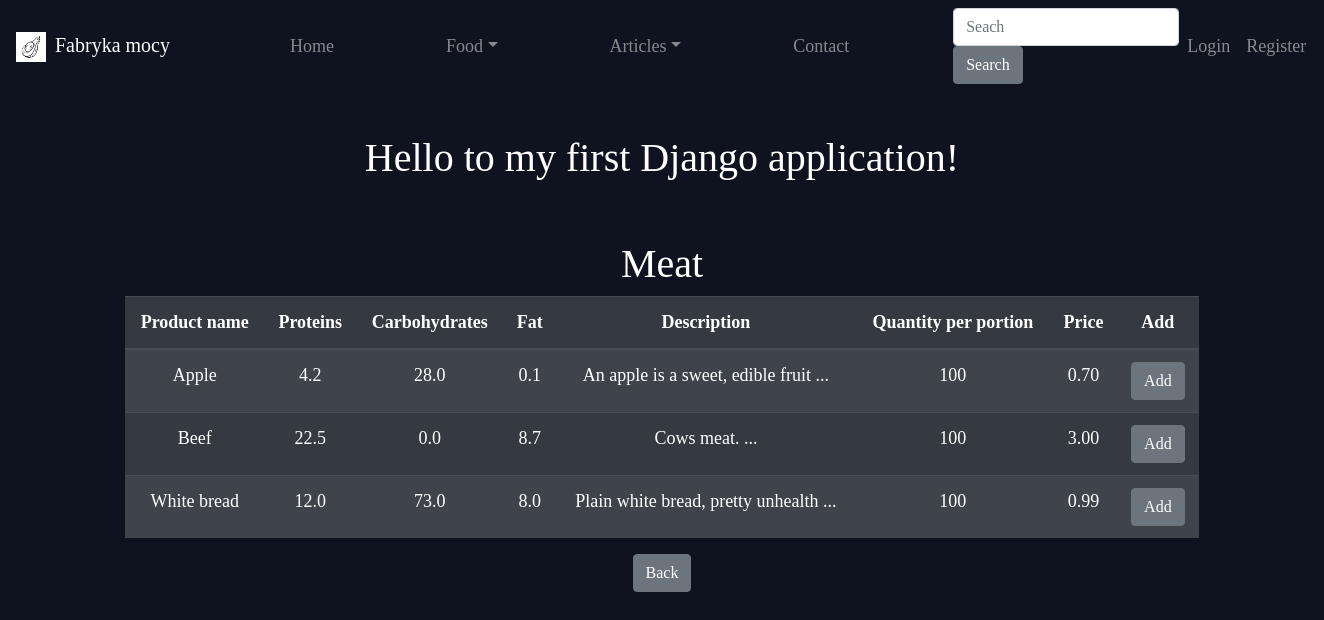
The page /food/1/ on the database its author committed.
### Food/models.py (models this page shows, shortened)
class Products(models.Model):
    name = models.CharField(max_length=50)
    protein = models.FloatField()
    carbohydrates = models.FloatField()
    fat = models.FloatField()
    description = models.TextField(blank=True)
    quantity = models.IntegerField(blank=True)
    price = models.DecimalField(max_digits=100, decimal_places=2, blank=True)
    date = models.TimeField(auto_now_add=True)
    food_type = models.CharField(max_length=6, choices=(
        ("1", "Meat"),
        ("2", "Fruit"),
        ("3", "Vegetable"),
        ("4", "SeaFood"),
        ("5", "Nuts"),
        ("6", "Grains"),
        ("7", "Diary")
        )
    )
    slug = models.CharField(
      max_length=20,
      null= True,
      unique=True,
   )
    class Meta:
        ordering = ["name"]
    @property
    def short_description(self):
        description = self.description
        short_description = ""
        for i,element in enumerate(description):
            if(i > 30 and element==" "):
                break
            short_description += element
        short_description += " ..."
        return short_description

### Food/views.py (the view)
# urls.py: path("<food_type>/", ChosenDietProductsTableView.as_view(), name="filter_food_table"),
class ChosenDietProductsTableView(ListView):
    model = Products
    template_name = "Food/product_table_diet.html"
    context_object_name = "object"
    paginate_by = 10
    def get_queryset(self):
        food_type = self.kwargs.get("food_type", "")
        return Products.objects.filter(food_type=food_type)

### Templates/Food/product_table_diet.html (shortened to what this page needs)
{% extends 'base.html' %}
{% block content %}
	<h1> {{ object.first.get_food_type_display }} </h1>
	<table class="table table-striped table-dark">
		<thead>
			<tr>
				<th scope="col">Product name</th>
				<th scope="col">Proteins</th>
				<th scope="col">Carbohydrates</th>
				<th scope="col">Fat</th>
				<th scope="col">Description</th>
				<th scope="col">Quantity per portion</th>
				<th scope="col">Price</th>
				<th scope="col">Add</th>
			</tr>
		</thead>
		<tbody>
			{% for element in object %}
					<tr>
						<td>
							<a class="hyperlink-off" href="{% url 'prod_desc' pk=element.pk %}">{{ element.name|lower|capfirst }}</a>
						</td>
						<td>{{element.protein}}</td>
						<td>{{element.carbohydrates}}</td>
						<td>{{element.fat}}</td>
						<td>{{element.short_description}}</td>
						<td>{{element.quantity}}</td>
						<td>{{element.price}}</td>
						<td>
							<button type="button" class="btn btn-secondary">
								<a class="hyperlink-off" href="{% url 'add_to_diet' element.pk %}">Add</a>
							</button>
						</td>
					</tr>
			{% endfor %}
		</tbody>
	</table>
	<a class="hyperlink-off btn btn-secondary" href="{% url 'prod_table' %}">Back</a>
{% endblock %}

### files/style.css (style rules this page uses)
.hyperlink-off, .hyperlink-off:hover { text-decoration: none; font-family: Ubuntu; color: #fff; }

### rows shown on the page
Products: first.food_type "Meat", name "Apple", protein "4.2", carbohydrates "28.0", fat "0.1", short_description "An apple is a sweet, edible fruit ...", quantity "100", price "0.70"
Products: name "Beef", protein "22.5", carbohydrates "0.0", fat "8.7", short_description "Cows meat. ...", quantity "100", price "3.00"
Products: name "White bread", protein "12.0", carbohydrates "73.0", fat "8.0", short_description "Plain white bread, pretty unhealth ...", quantity "100", price "0.99"
